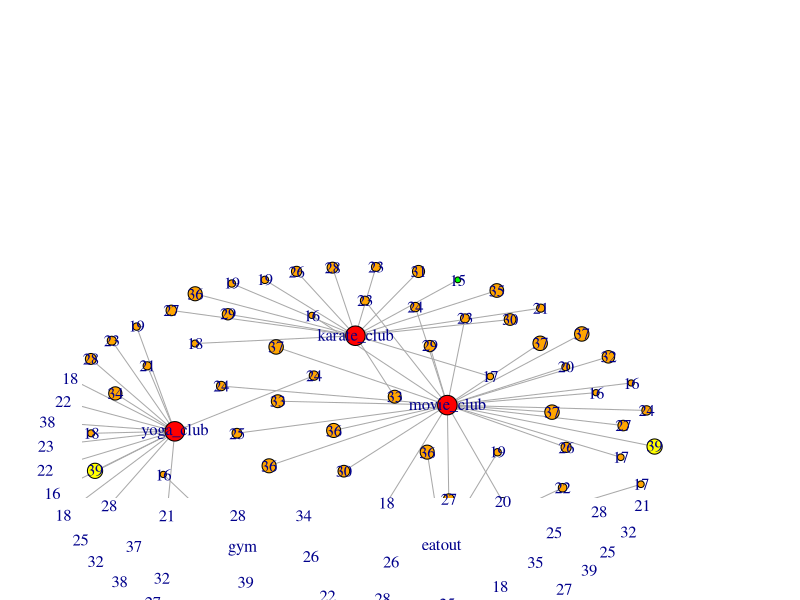
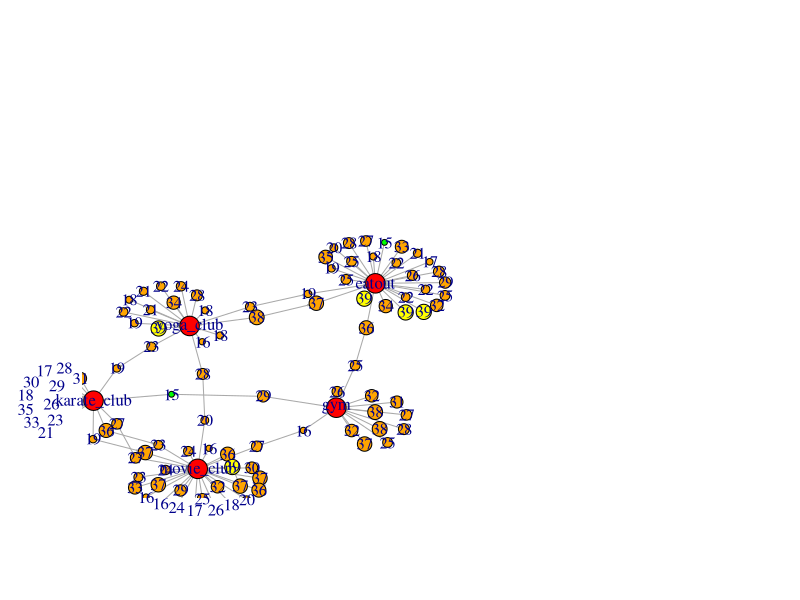
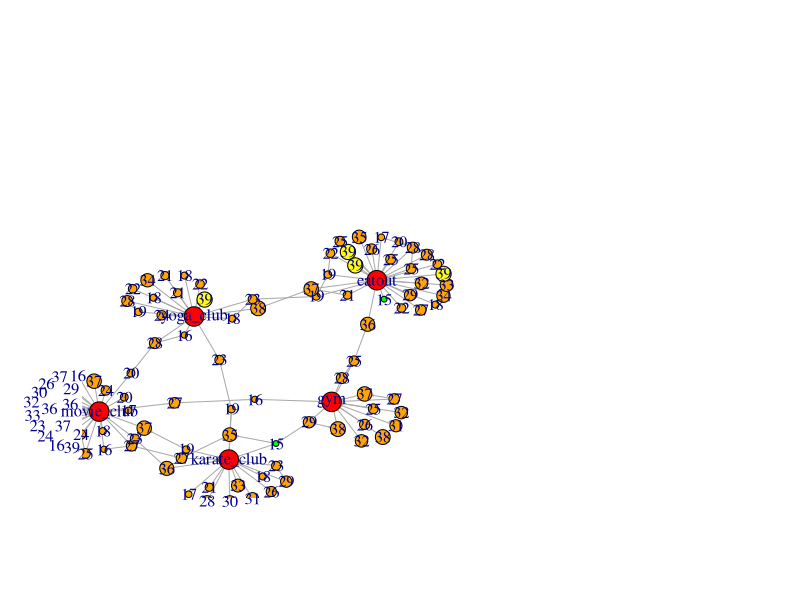

R code for these plots, in order: (Note: a time limit stopped this script after it produced the figures.)
  library(igraph)
  
  
  G <- make_empty_graph(100) %>% 
    set_vertex_attr("name",value = as.integer(runif(100,15,40))) %>% 
    set_vertex_attr("Type",value = "Person")
  
  #adding foci nodes
  add_foci_nodes <- function(G)
  {
    i = gorder(G) + 1
    foci_nodes = c("gym","eatout","movie_club","karate_club","yoga_club")
    for(j in 1:5)
    {
      G = G + vertices(i)
      G = set_vertex_attr(G,"name",index = i,value = foci_nodes[j])
      G = set_vertex_attr(G,"Type",index = i,value = "foci")
      i = i + 1
    }
    return(G) 
  }
  
  
  #get the size of the nodes
  get_size <- function(G)
  {
    num = gorder(G)
    nsl <- c()
    for (i in 1:num)
    {
      if (V(G)[i]$Type == "Person")
        nsl<- c(nsl,V(G)[i]$name)
      else
        nsl <- c(nsl,50)
    }
    return(nsl)
  }
  
  
  #get the label of the nodes
  get_labels <- function(G)
  {
    num = gorder(G)
    ll <- c()
    for (i in 1:num)
    {
      if(V(G)[i]$Type == "Person")
        ll <- c(ll,(V(G)[i]$name))
      else
        ll <- c(ll,V(G)[i]$name)
    }
    return(ll)
  }
  
  #get the color of the nodes
  get_color <- function(G)
  {
    num = gorder(G)
    cl <- c()
    for (i in 1:num)
    {
      if(V(G)[i]$Type == "Person")
        if(V(G)[i]$name == 15)
          cl <- c(cl,"green")
        else if(V(G)[i]$name == 39)
          cl <- c(cl,"yellow")
        else
          cl <- c(cl,"orange")
      else
        cl <- c(cl,"red")
    }
    return(cl)
  }
  
  
  get_person_nodes <- function()
  {
    num = gorder(G)
    for (i in 1:num)
    {
      p <- c()
      for (i in 1:num)
      {
        if(V(G)[i]$Type == "Person")
          p <- c(p,i)
      }
    }
    print(p)
    return (p)
  }
  
  #get foci nodes
  get_foci_nodes <- function()
  {
    num = gorder(G)
    for (i in 1:num)
    {
      f <- c()
      for (i in 1:num)
      {
        if(V(G)[i]$Type == "foci")
          f <- c(f,i)
      }
    }
    return (f)
  }
  
  add_foci_edges <- function(G)
  {
    f = get_foci_nodes()
    p = get_person_nodes()
    for (j in p)
    {
      r = sample(f,1)
      G = G + edge(j,r)
    }
    return(G)
  }
  
  #finding homophily
  homophily <-function(G)
  { i =0
    pnodes = get_person_nodes()
    for (u in pnodes){
      for (v in pnodes)
      {
        if (u!=v)
        {
         
          diff = abs(as.integer(V(G)[u]$name) -as.integer( V(G)[v]$name))
          p = 1/(diff + 1000)
         
          r = runif(1)
   
          if (r < p)
          {
            i = i+1
            print(i)
            G = G + edges(u,v)
          }
        }
      }
    }
    return (G)
  }
  cmn <- function(u,v,G)
  {
    nv = neighbors(G,v)
    nu = neighbors(G,u)
    return (length(intersect(nv,nu)))
  }
  
  #finding closures
  closures <- function(G)
  {
    arr <- c()
    num = gorder(G)
    for (u in 1:num)
      for (v in 1:num)
      {
        if(u!=v && (V(G)[u]$Type == "Person" || V(G)[v]$Type == "foci"))
        {
          k = cmn(u,v,G)
          p = 1 - (1-0.01)^k
          temp <- c()
          temp <- c(temp,u)
          temp <- c(temp,v)
          temp <- c(temp,p)
          arr <- rbind(arr,temp)
        }
      }
    for (each in 1:nrow(arr))
    {
      u = arr[each,1]
      v = arr[each,2]
      p = arr[each,3]
      r = runif(1)
      if (r < p)
      {
        G = G + edges(u,v)
      }
    }
    return (G)
  }
  
  G = add_foci_nodes(G)
  nodesize = get_size(G)
  labels = get_labels(G)
  color_arr = get_color(G)
  G = add_foci_edges(G)

  plot(G,vertex.label = labels,vertex.size=as.integer(nodesize),vertex.label.font = 0.01,
       rescale = FALSE, ylim=c(-4,12),xlim=c(-4,12), asp = 0,layout = layout.kamada.kawai,
       vertex.color = color_arr,edge.arrow.size = 0.1)
    G = homophily(G)

  plot(G,vertex.label = labels,vertex.size=as.integer(nodesize),vertex.label.font = 0.01,
       rescale = FALSE, ylim=c(-4,12),xlim=c(-4,12), asp = 0,layout = layout.kamada.kawai,
       vertex.color = color_arr,edge.arrow.size = 0.1)
  while(1){
  G = closures(G)
  plot(G,vertex.label = labels,vertex.size=as.integer(nodesize),vertex.label.font = 0.01,
       rescale = FALSE, ylim=c(-4,12),xlim=c(-4,12), asp = 0,layout = layout.kamada.kawai,
       vertex.color = color_arr,edge.arrow.size = 0.1)}
  
    
